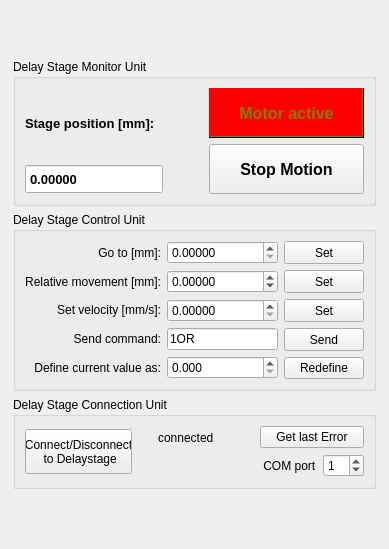
<?xml version="1.0" encoding="UTF-8"?>
<ui version="4.0">
 <class>Form</class>
 <widget class="QWidget" name="Form">
  <property name="geometry">
   <rect>
    <x>0</x>
    <y>0</y>
    <width>389</width>
    <height>549</height>
   </rect>
  </property>
  <property name="windowTitle">
   <string>Form</string>
  </property>
  <layout class="QGridLayout" name="gridLayout">
   <item row="0" column="0">
    <layout class="QVBoxLayout" name="verticalLayout_8">
     <property name="spacing">
      <number>6</number>
     </property>
     <property name="sizeConstraint">
      <enum>QLayout::SetFixedSize</enum>
     </property>
     <property name="bottomMargin">
      <number>0</number>
     </property>
     <item>
      <widget class="QGroupBox" name="groupBox_4">
       <property name="sizePolicy">
        <sizepolicy hsizetype="Fixed" vsizetype="Fixed">
         <horstretch>0</horstretch>
         <verstretch>0</verstretch>
        </sizepolicy>
       </property>
       <property name="minimumSize">
        <size>
         <width>363</width>
         <height>0</height>
        </size>
       </property>
       <property name="title">
        <string>Delay Stage Monitor Unit</string>
       </property>
       <layout class="QGridLayout" name="gridLayout_11">
        <item row="0" column="0">
         <layout class="QHBoxLayout" name="horizontalLayout_5">
          <property name="sizeConstraint">
           <enum>QLayout::SetDefaultConstraint</enum>
          </property>
          <item>
           <layout class="QVBoxLayout" name="verticalLayout_10">
            <item>
             <widget class="QLabel" name="label_9">
              <property name="sizePolicy">
               <sizepolicy hsizetype="Preferred" vsizetype="Preferred">
                <horstretch>0</horstretch>
                <verstretch>0</verstretch>
               </sizepolicy>
              </property>
              <property name="font">
               <font>
                <pointsize>10</pointsize>
                <weight>75</weight>
                <bold>true</bold>
               </font>
              </property>
              <property name="text">
               <string>Stage position [mm]:</string>
              </property>
             </widget>
            </item>
            <item>
             <layout class="QHBoxLayout" name="horizontalLayout_7">
              <property name="spacing">
               <number>6</number>
              </property>
              <property name="sizeConstraint">
               <enum>QLayout::SetMinimumSize</enum>
              </property>
              <item>
               <widget class="QDoubleSpinBox" name="motorPosition">
                <property name="sizePolicy">
                 <sizepolicy hsizetype="Preferred" vsizetype="Ignored">
                  <horstretch>0</horstretch>
                  <verstretch>0</verstretch>
                 </sizepolicy>
                </property>
                <property name="minimumSize">
                 <size>
                  <width>70</width>
                  <height>5</height>
                 </size>
                </property>
                <property name="maximumSize">
                 <size>
                  <width>138</width>
                  <height>30</height>
                 </size>
                </property>
                <property name="font">
                 <font>
                  <pointsize>10</pointsize>
                  <weight>75</weight>
                  <bold>true</bold>
                 </font>
                </property>
                <property name="locale">
                 <locale language="English" country="UnitedStates"/>
                </property>
                <property name="readOnly">
                 <bool>true</bool>
                </property>
                <property name="buttonSymbols">
                 <enum>QAbstractSpinBox::NoButtons</enum>
                </property>
                <property name="prefix">
                 <string notr="true"/>
                </property>
                <property name="suffix">
                 <string notr="true"/>
                </property>
                <property name="decimals">
                 <number>5</number>
                </property>
                <property name="maximum">
                 <double>400.000000000000000</double>
                </property>
                <property name="singleStep">
                 <double>0.000000000000000</double>
                </property>
               </widget>
              </item>
             </layout>
            </item>
           </layout>
          </item>
          <item>
           <spacer name="horizontalSpacer_5">
            <property name="orientation">
             <enum>Qt::Horizontal</enum>
            </property>
            <property name="sizeType">
             <enum>QSizePolicy::Maximum</enum>
            </property>
            <property name="sizeHint" stdset="0">
             <size>
              <width>40</width>
              <height>20</height>
             </size>
            </property>
           </spacer>
          </item>
          <item>
           <layout class="QVBoxLayout" name="verticalLayout_7">
            <item>
             <widget class="QLabel" name="labelMotorActive">
              <property name="enabled">
               <bool>false</bool>
              </property>
              <property name="sizePolicy">
               <sizepolicy hsizetype="Minimum" vsizetype="Minimum">
                <horstretch>0</horstretch>
                <verstretch>0</verstretch>
               </sizepolicy>
              </property>
              <property name="minimumSize">
               <size>
                <width>142</width>
                <height>50</height>
               </size>
              </property>
              <property name="palette">
               <palette>
                <active>
                 <colorrole role="WindowText">
                  <brush brushstyle="SolidPattern">
                   <color alpha="255">
                    <red>0</red>
                    <green>0</green>
                    <blue>0</blue>
                   </color>
                  </brush>
                 </colorrole>
                 <colorrole role="Button">
                  <brush brushstyle="SolidPattern">
                   <color alpha="255">
                    <red>255</red>
                    <green>255</green>
                    <blue>0</blue>
                   </color>
                  </brush>
                 </colorrole>
                 <colorrole role="Light">
                  <brush brushstyle="SolidPattern">
                   <color alpha="255">
                    <red>255</red>
                    <green>255</green>
                    <blue>127</blue>
                   </color>
                  </brush>
                 </colorrole>
                 <colorrole role="Midlight">
                  <brush brushstyle="SolidPattern">
                   <color alpha="255">
                    <red>255</red>
                    <green>255</green>
                    <blue>63</blue>
                   </color>
                  </brush>
                 </colorrole>
                 <colorrole role="Dark">
                  <brush brushstyle="SolidPattern">
                   <color alpha="255">
                    <red>127</red>
                    <green>127</green>
                    <blue>0</blue>
                   </color>
                  </brush>
                 </colorrole>
                 <colorrole role="Mid">
                  <brush brushstyle="SolidPattern">
                   <color alpha="255">
                    <red>170</red>
                    <green>170</green>
                    <blue>0</blue>
                   </color>
                  </brush>
                 </colorrole>
                 <colorrole role="Text">
                  <brush brushstyle="SolidPattern">
                   <color alpha="255">
                    <red>0</red>
                    <green>0</green>
                    <blue>0</blue>
                   </color>
                  </brush>
                 </colorrole>
                 <colorrole role="BrightText">
                  <brush brushstyle="SolidPattern">
                   <color alpha="255">
                    <red>255</red>
                    <green>255</green>
                    <blue>255</blue>
                   </color>
                  </brush>
                 </colorrole>
                 <colorrole role="ButtonText">
                  <brush brushstyle="SolidPattern">
                   <color alpha="255">
                    <red>0</red>
                    <green>0</green>
                    <blue>0</blue>
                   </color>
                  </brush>
                 </colorrole>
                 <colorrole role="Base">
                  <brush brushstyle="SolidPattern">
                   <color alpha="255">
                    <red>255</red>
                    <green>255</green>
                    <blue>255</blue>
                   </color>
                  </brush>
                 </colorrole>
                 <colorrole role="Window">
                  <brush brushstyle="SolidPattern">
                   <color alpha="255">
                    <red>255</red>
                    <green>255</green>
                    <blue>0</blue>
                   </color>
                  </brush>
                 </colorrole>
                 <colorrole role="Shadow">
                  <brush brushstyle="SolidPattern">
                   <color alpha="255">
                    <red>0</red>
                    <green>0</green>
                    <blue>0</blue>
                   </color>
                  </brush>
                 </colorrole>
                 <colorrole role="AlternateBase">
                  <brush brushstyle="SolidPattern">
                   <color alpha="255">
                    <red>255</red>
                    <green>255</green>
                    <blue>127</blue>
                   </color>
                  </brush>
                 </colorrole>
                 <colorrole role="ToolTipBase">
                  <brush brushstyle="SolidPattern">
                   <color alpha="255">
                    <red>255</red>
                    <green>255</green>
                    <blue>220</blue>
                   </color>
                  </brush>
                 </colorrole>
                 <colorrole role="ToolTipText">
                  <brush brushstyle="SolidPattern">
                   <color alpha="255">
                    <red>0</red>
                    <green>0</green>
                    <blue>0</blue>
                   </color>
                  </brush>
                 </colorrole>
                </active>
                <inactive>
                 <colorrole role="WindowText">
                  <brush brushstyle="SolidPattern">
                   <color alpha="255">
                    <red>0</red>
                    <green>0</green>
                    <blue>0</blue>
                   </color>
                  </brush>
                 </colorrole>
                 <colorrole role="Button">
                  <brush brushstyle="SolidPattern">
                   <color alpha="255">
                    <red>240</red>
                    <green>240</green>
                    <blue>240</blue>
                   </color>
                  </brush>
                 </colorrole>
                 <colorrole role="Light">
                  <brush brushstyle="SolidPattern">
                   <color alpha="255">
                    <red>255</red>
                    <green>255</green>
                    <blue>127</blue>
                   </color>
                  </brush>
                 </colorrole>
                 <colorrole role="Midlight">
                  <brush brushstyle="SolidPattern">
                   <color alpha="255">
                    <red>255</red>
                    <green>255</green>
                    <blue>63</blue>
                   </color>
                  </brush>
                 </colorrole>
                 <colorrole role="Dark">
                  <brush brushstyle="SolidPattern">
                   <color alpha="255">
                    <red>127</red>
                    <green>127</green>
                    <blue>0</blue>
                   </color>
                  </brush>
                 </colorrole>
                 <colorrole role="Mid">
                  <brush brushstyle="SolidPattern">
                   <color alpha="255">
                    <red>170</red>
                    <green>170</green>
                    <blue>0</blue>
                   </color>
                  </brush>
                 </colorrole>
                 <colorrole role="Text">
                  <brush brushstyle="SolidPattern">
                   <color alpha="255">
                    <red>0</red>
                    <green>0</green>
                    <blue>0</blue>
                   </color>
                  </brush>
                 </colorrole>
                 <colorrole role="BrightText">
                  <brush brushstyle="SolidPattern">
                   <color alpha="255">
                    <red>255</red>
                    <green>255</green>
                    <blue>255</blue>
                   </color>
                  </brush>
                 </colorrole>
                 <colorrole role="ButtonText">
                  <brush brushstyle="SolidPattern">
                   <color alpha="255">
                    <red>0</red>
                    <green>0</green>
                    <blue>0</blue>
                   </color>
                  </brush>
                 </colorrole>
                 <colorrole role="Base">
                  <brush brushstyle="SolidPattern">
                   <color alpha="255">
                    <red>255</red>
                    <green>255</green>
                    <blue>255</blue>
                   </color>
                  </brush>
                 </colorrole>
                 <colorrole role="Window">
                  <brush brushstyle="SolidPattern">
                   <color alpha="255">
                    <red>255</red>
                    <green>255</green>
                    <blue>0</blue>
                   </color>
                  </brush>
                 </colorrole>
                 <colorrole role="Shadow">
                  <brush brushstyle="SolidPattern">
                   <color alpha="255">
                    <red>0</red>
                    <green>0</green>
                    <blue>0</blue>
                   </color>
                  </brush>
                 </colorrole>
                 <colorrole role="AlternateBase">
                  <brush brushstyle="SolidPattern">
                   <color alpha="255">
                    <red>255</red>
                    <green>255</green>
                    <blue>127</blue>
                   </color>
                  </brush>
                 </colorrole>
                 <colorrole role="ToolTipBase">
                  <brush brushstyle="SolidPattern">
                   <color alpha="255">
                    <red>255</red>
                    <green>255</green>
                    <blue>220</blue>
                   </color>
                  </brush>
                 </colorrole>
                 <colorrole role="ToolTipText">
                  <brush brushstyle="SolidPattern">
                   <color alpha="255">
                    <red>0</red>
                    <green>0</green>
                    <blue>0</blue>
                   </color>
                  </brush>
                 </colorrole>
                </inactive>
                <disabled>
                 <colorrole role="WindowText">
                  <brush brushstyle="SolidPattern">
                   <color alpha="255">
                    <red>127</red>
                    <green>127</green>
                    <blue>0</blue>
                   </color>
                  </brush>
                 </colorrole>
                 <colorrole role="Button">
                  <brush brushstyle="SolidPattern">
                   <color alpha="255">
                    <red>255</red>
                    <green>0</green>
                    <blue>0</blue>
                   </color>
                  </brush>
                 </colorrole>
                 <colorrole role="Light">
                  <brush brushstyle="SolidPattern">
                   <color alpha="255">
                    <red>255</red>
                    <green>0</green>
                    <blue>0</blue>
                   </color>
                  </brush>
                 </colorrole>
                 <colorrole role="Midlight">
                  <brush brushstyle="SolidPattern">
                   <color alpha="255">
                    <red>255</red>
                    <green>0</green>
                    <blue>0</blue>
                   </color>
                  </brush>
                 </colorrole>
                 <colorrole role="Dark">
                  <brush brushstyle="SolidPattern">
                   <color alpha="255">
                    <red>127</red>
                    <green>127</green>
                    <blue>0</blue>
                   </color>
                  </brush>
                 </colorrole>
                 <colorrole role="Mid">
                  <brush brushstyle="SolidPattern">
                   <color alpha="255">
                    <red>170</red>
                    <green>170</green>
                    <blue>0</blue>
                   </color>
                  </brush>
                 </colorrole>
                 <colorrole role="Text">
                  <brush brushstyle="SolidPattern">
                   <color alpha="255">
                    <red>127</red>
                    <green>127</green>
                    <blue>0</blue>
                   </color>
                  </brush>
                 </colorrole>
                 <colorrole role="BrightText">
                  <brush brushstyle="SolidPattern">
                   <color alpha="255">
                    <red>255</red>
                    <green>255</green>
                    <blue>255</blue>
                   </color>
                  </brush>
                 </colorrole>
                 <colorrole role="ButtonText">
                  <brush brushstyle="SolidPattern">
                   <color alpha="255">
                    <red>127</red>
                    <green>127</green>
                    <blue>0</blue>
                   </color>
                  </brush>
                 </colorrole>
                 <colorrole role="Base">
                  <brush brushstyle="SolidPattern">
                   <color alpha="255">
                    <red>255</red>
                    <green>0</green>
                    <blue>0</blue>
                   </color>
                  </brush>
                 </colorrole>
                 <colorrole role="Window">
                  <brush brushstyle="SolidPattern">
                   <color alpha="255">
                    <red>255</red>
                    <green>0</green>
                    <blue>0</blue>
                   </color>
                  </brush>
                 </colorrole>
                 <colorrole role="Shadow">
                  <brush brushstyle="SolidPattern">
                   <color alpha="255">
                    <red>0</red>
                    <green>0</green>
                    <blue>0</blue>
                   </color>
                  </brush>
                 </colorrole>
                 <colorrole role="AlternateBase">
                  <brush brushstyle="SolidPattern">
                   <color alpha="255">
                    <red>255</red>
                    <green>0</green>
                    <blue>0</blue>
                   </color>
                  </brush>
                 </colorrole>
                 <colorrole role="ToolTipBase">
                  <brush brushstyle="SolidPattern">
                   <color alpha="255">
                    <red>255</red>
                    <green>255</green>
                    <blue>220</blue>
                   </color>
                  </brush>
                 </colorrole>
                 <colorrole role="ToolTipText">
                  <brush brushstyle="SolidPattern">
                   <color alpha="255">
                    <red>0</red>
                    <green>0</green>
                    <blue>0</blue>
                   </color>
                  </brush>
                 </colorrole>
                </disabled>
               </palette>
              </property>
              <property name="font">
               <font>
                <pointsize>12</pointsize>
                <weight>75</weight>
                <bold>true</bold>
               </font>
              </property>
              <property name="autoFillBackground">
               <bool>true</bool>
              </property>
              <property name="frameShape">
               <enum>QFrame::WinPanel</enum>
              </property>
              <property name="frameShadow">
               <enum>QFrame::Raised</enum>
              </property>
              <property name="lineWidth">
               <number>4</number>
              </property>
              <property name="text">
               <string>Motor active</string>
              </property>
              <property name="alignment">
               <set>Qt::AlignCenter</set>
              </property>
             </widget>
            </item>
            <item>
             <widget class="QPushButton" name="BStopMotion">
              <property name="minimumSize">
               <size>
                <width>142</width>
                <height>50</height>
               </size>
              </property>
              <property name="font">
               <font>
                <pointsize>12</pointsize>
                <weight>75</weight>
                <bold>true</bold>
               </font>
              </property>
              <property name="text">
               <string>Stop Motion</string>
              </property>
             </widget>
            </item>
           </layout>
          </item>
         </layout>
        </item>
       </layout>
      </widget>
     </item>
     <item>
      <widget class="QGroupBox" name="groupBox_3">
       <property name="sizePolicy">
        <sizepolicy hsizetype="Fixed" vsizetype="Fixed">
         <horstretch>0</horstretch>
         <verstretch>0</verstretch>
        </sizepolicy>
       </property>
       <property name="minimumSize">
        <size>
         <width>363</width>
         <height>0</height>
        </size>
       </property>
       <property name="title">
        <string>Delay Stage Control Unit</string>
       </property>
       <layout class="QGridLayout" name="gridLayout_13">
        <item row="0" column="0">
         <layout class="QGridLayout" name="gridLayout_10">
          <property name="sizeConstraint">
           <enum>QLayout::SetDefaultConstraint</enum>
          </property>
          <item row="0" column="0">
           <layout class="QVBoxLayout" name="verticalLayout_4">
            <item>
             <widget class="QLabel" name="label_7">
              <property name="text">
               <string>Go to [mm]:</string>
              </property>
              <property name="alignment">
               <set>Qt::AlignRight|Qt::AlignTrailing|Qt::AlignVCenter</set>
              </property>
             </widget>
            </item>
            <item>
             <widget class="QLabel" name="label_8">
              <property name="text">
               <string>Relative movement [mm]:</string>
              </property>
              <property name="alignment">
               <set>Qt::AlignRight|Qt::AlignTrailing|Qt::AlignVCenter</set>
              </property>
             </widget>
            </item>
            <item>
             <widget class="QLabel" name="label_11">
              <property name="text">
               <string>Set velocity [mm/s]:</string>
              </property>
              <property name="alignment">
               <set>Qt::AlignRight|Qt::AlignTrailing|Qt::AlignVCenter</set>
              </property>
             </widget>
            </item>
            <item>
             <widget class="QLabel" name="label_14">
              <property name="text">
               <string>Send command:</string>
              </property>
              <property name="alignment">
               <set>Qt::AlignRight|Qt::AlignTrailing|Qt::AlignVCenter</set>
              </property>
             </widget>
            </item>
            <item>
             <widget class="QLabel" name="label_13">
              <property name="text">
               <string>Define current value as:</string>
              </property>
              <property name="alignment">
               <set>Qt::AlignRight|Qt::AlignTrailing|Qt::AlignVCenter</set>
              </property>
              <property name="wordWrap">
               <bool>true</bool>
              </property>
             </widget>
            </item>
           </layout>
          </item>
          <item row="0" column="1">
           <layout class="QVBoxLayout" name="verticalLayout_5">
            <item>
             <widget class="QDoubleSpinBox" name="AbsolutePosition">
              <property name="sizePolicy">
               <sizepolicy hsizetype="Minimum" vsizetype="Preferred">
                <horstretch>0</horstretch>
                <verstretch>0</verstretch>
               </sizepolicy>
              </property>
              <property name="minimumSize">
               <size>
                <width>0</width>
                <height>20</height>
               </size>
              </property>
              <property name="maximumSize">
               <size>
                <width>138</width>
                <height>16777215</height>
               </size>
              </property>
              <property name="locale">
               <locale language="English" country="UnitedStates"/>
              </property>
              <property name="prefix">
               <string notr="true"/>
              </property>
              <property name="suffix">
               <string notr="true"/>
              </property>
              <property name="decimals">
               <number>5</number>
              </property>
              <property name="maximum">
               <double>400.000000000000000</double>
              </property>
              <property name="singleStep">
               <double>0.010000000000000</double>
              </property>
             </widget>
            </item>
            <item>
             <widget class="QDoubleSpinBox" name="relativePosition">
              <property name="sizePolicy">
               <sizepolicy hsizetype="Minimum" vsizetype="Preferred">
                <horstretch>0</horstretch>
                <verstretch>0</verstretch>
               </sizepolicy>
              </property>
              <property name="minimumSize">
               <size>
                <width>0</width>
                <height>20</height>
               </size>
              </property>
              <property name="maximumSize">
               <size>
                <width>138</width>
                <height>16777215</height>
               </size>
              </property>
              <property name="locale">
               <locale language="English" country="UnitedStates"/>
              </property>
              <property name="decimals">
               <number>5</number>
              </property>
              <property name="minimum">
               <double>-400.000000000000000</double>
              </property>
              <property name="maximum">
               <double>400.000000000000000</double>
              </property>
              <property name="singleStep">
               <double>0.010000000000000</double>
              </property>
             </widget>
            </item>
            <item>
             <widget class="QDoubleSpinBox" name="velocity">
              <property name="sizePolicy">
               <sizepolicy hsizetype="Minimum" vsizetype="Preferred">
                <horstretch>0</horstretch>
                <verstretch>0</verstretch>
               </sizepolicy>
              </property>
              <property name="minimumSize">
               <size>
                <width>0</width>
                <height>20</height>
               </size>
              </property>
              <property name="maximumSize">
               <size>
                <width>138</width>
                <height>16777215</height>
               </size>
              </property>
              <property name="locale">
               <locale language="English" country="UnitedStates"/>
              </property>
              <property name="decimals">
               <number>5</number>
              </property>
              <property name="maximum">
               <double>400.000000000000000</double>
              </property>
              <property name="singleStep">
               <double>0.010000000000000</double>
              </property>
             </widget>
            </item>
            <item>
             <widget class="QLineEdit" name="sendCommand">
              <property name="minimumSize">
               <size>
                <width>0</width>
                <height>20</height>
               </size>
              </property>
              <property name="maximumSize">
               <size>
                <width>138</width>
                <height>16777215</height>
               </size>
              </property>
              <property name="text">
               <string>1OR</string>
              </property>
             </widget>
            </item>
            <item>
             <widget class="QDoubleSpinBox" name="redefinePosition">
              <property name="sizePolicy">
               <sizepolicy hsizetype="Minimum" vsizetype="Preferred">
                <horstretch>0</horstretch>
                <verstretch>0</verstretch>
               </sizepolicy>
              </property>
              <property name="minimumSize">
               <size>
                <width>0</width>
                <height>20</height>
               </size>
              </property>
              <property name="maximumSize">
               <size>
                <width>138</width>
                <height>16777215</height>
               </size>
              </property>
              <property name="locale">
               <locale language="English" country="UnitedStates"/>
              </property>
              <property name="decimals">
               <number>3</number>
              </property>
              <property name="maximum">
               <double>400.000000000000000</double>
              </property>
              <property name="singleStep">
               <double>0.010000000000000</double>
              </property>
             </widget>
            </item>
           </layout>
          </item>
          <item row="0" column="2">
           <layout class="QVBoxLayout" name="verticalLayout_6">
            <item>
             <widget class="QPushButton" name="BAbsolutePosition">
              <property name="minimumSize">
               <size>
                <width>0</width>
                <height>23</height>
               </size>
              </property>
              <property name="text">
               <string>Set</string>
              </property>
             </widget>
            </item>
            <item>
             <widget class="QPushButton" name="BRelativePosition">
              <property name="minimumSize">
               <size>
                <width>0</width>
                <height>23</height>
               </size>
              </property>
              <property name="text">
               <string>Set</string>
              </property>
             </widget>
            </item>
            <item>
             <widget class="QPushButton" name="BSetVelocity">
              <property name="minimumSize">
               <size>
                <width>0</width>
                <height>23</height>
               </size>
              </property>
              <property name="text">
               <string>Set</string>
              </property>
             </widget>
            </item>
            <item>
             <widget class="QPushButton" name="BSendCommand">
              <property name="minimumSize">
               <size>
                <width>0</width>
                <height>23</height>
               </size>
              </property>
              <property name="text">
               <string>Send</string>
              </property>
             </widget>
            </item>
            <item>
             <widget class="QPushButton" name="BRedefinePosition">
              <property name="text">
               <string>Redefine</string>
              </property>
             </widget>
            </item>
           </layout>
          </item>
         </layout>
        </item>
       </layout>
      </widget>
     </item>
     <item>
      <widget class="QGroupBox" name="groupBox_5">
       <property name="sizePolicy">
        <sizepolicy hsizetype="Fixed" vsizetype="Fixed">
         <horstretch>0</horstretch>
         <verstretch>0</verstretch>
        </sizepolicy>
       </property>
       <property name="minimumSize">
        <size>
         <width>0</width>
         <height>0</height>
        </size>
       </property>
       <property name="maximumSize">
        <size>
         <width>363</width>
         <height>16777215</height>
        </size>
       </property>
       <property name="title">
        <string>Delay Stage Connection Unit</string>
       </property>
       <layout class="QGridLayout" name="gridLayout_5">
        <item row="0" column="0">
         <layout class="QHBoxLayout" name="horizontalLayout_4">
          <item>
           <widget class="QPushButton" name="BDelaystageConnect">
            <property name="sizePolicy">
             <sizepolicy hsizetype="Preferred" vsizetype="Preferred">
              <horstretch>0</horstretch>
              <verstretch>0</verstretch>
             </sizepolicy>
            </property>
            <property name="maximumSize">
             <size>
              <width>16777215</width>
              <height>45</height>
             </size>
            </property>
            <property name="text">
             <string>Connect/Disconnect
 to Delaystage</string>
            </property>
            <property name="checkable">
             <bool>false</bool>
            </property>
           </widget>
          </item>
          <item>
           <spacer name="horizontalSpacer_4">
            <property name="orientation">
             <enum>Qt::Horizontal</enum>
            </property>
            <property name="sizeType">
             <enum>QSizePolicy::Fixed</enum>
            </property>
            <property name="sizeHint" stdset="0">
             <size>
              <width>20</width>
              <height>20</height>
             </size>
            </property>
           </spacer>
          </item>
          <item>
           <layout class="QVBoxLayout" name="verticalLayout_11">
            <item>
             <widget class="QLabel" name="label_10">
              <property name="text">
               <string>connected</string>
              </property>
             </widget>
            </item>
            <item>
             <widget class="QLedIndicator" name="ledDelayStage" native="true">
              <property name="enabled">
               <bool>false</bool>
              </property>
              <property name="minimumSize">
               <size>
                <width>20</width>
                <height>20</height>
               </size>
              </property>
              <property name="toolTip">
               <string>Led indicator/button</string>
              </property>
              <property name="whatsThis">
               <string>Delay stage status</string>
              </property>
              <property name="checked" stdset="0">
               <bool>false</bool>
              </property>
              <property name="onColor1" stdset="0">
               <color>
                <red>0</red>
                <green>238</green>
                <blue>0</blue>
               </color>
              </property>
              <property name="onColor2" stdset="0">
               <color>
                <red>50</red>
                <green>176</green>
                <blue>4</blue>
               </color>
              </property>
              <property name="offColor1" stdset="0">
               <color>
                <red>28</red>
                <green>0</green>
                <blue>0</blue>
               </color>
              </property>
              <property name="offColor2" stdset="0">
               <color>
                <red>0</red>
                <green>138</green>
                <blue>0</blue>
               </color>
              </property>
             </widget>
            </item>
           </layout>
          </item>
          <item>
           <spacer name="horizontalSpacer_7">
            <property name="orientation">
             <enum>Qt::Horizontal</enum>
            </property>
            <property name="sizeType">
             <enum>QSizePolicy::MinimumExpanding</enum>
            </property>
            <property name="sizeHint" stdset="0">
             <size>
              <width>40</width>
              <height>20</height>
             </size>
            </property>
           </spacer>
          </item>
          <item>
           <layout class="QVBoxLayout" name="verticalLayout_21">
            <item>
             <widget class="QPushButton" name="BDelayStageError">
              <property name="text">
               <string>Get last Error</string>
              </property>
             </widget>
            </item>
            <item>
             <layout class="QHBoxLayout" name="horizontalLayout_36">
              <item>
               <widget class="QLabel" name="label_43">
                <property name="text">
                 <string> COM port</string>
                </property>
               </widget>
              </item>
              <item>
               <widget class="QSpinBox" name="ComPort">
                <property name="value">
                 <number>1</number>
                </property>
               </widget>
              </item>
             </layout>
            </item>
           </layout>
          </item>
         </layout>
        </item>
       </layout>
      </widget>
     </item>
    </layout>
   </item>
  </layout>
 </widget>
 <customwidgets>
  <customwidget>
   <class>QLedIndicator</class>
   <extends>QWidget</extends>
   <header>qledindicator.h</header>
  </customwidget>
 </customwidgets>
 <resources/>
 <connections/>
</ui>
